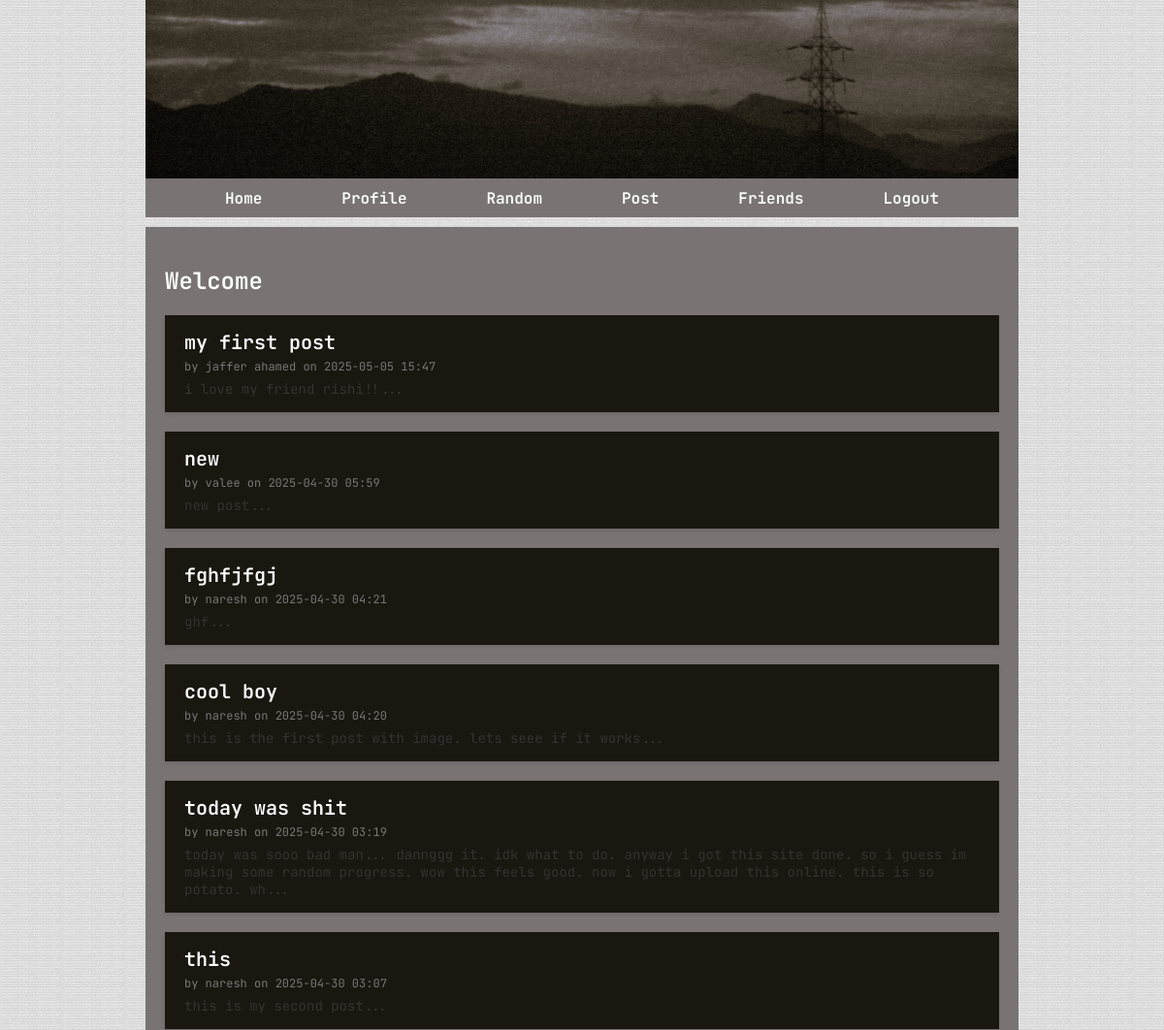
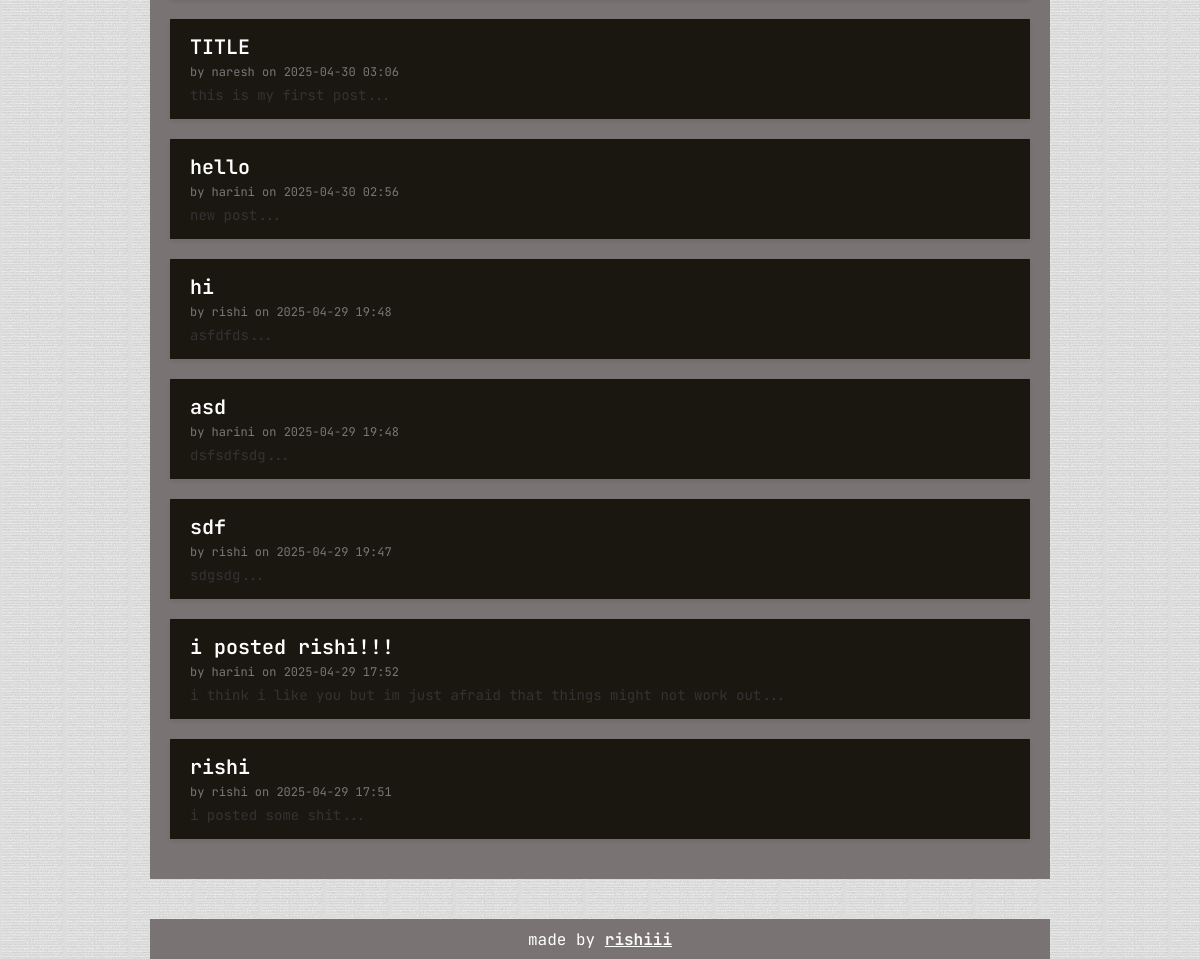
/ (signed in), run on the app's committed database (2 pictures, top to bottom).
### tables this page shows
CREATE TABLE posts (
                        id INTEGER PRIMARY KEY AUTOINCREMENT,
                        title TEXT NOT NULL,
                        content TEXT NOT NULL,
                        date TEXT NOT NULL,
                        user_id INTEGER NOT NULL, image TEXT,
                        FOREIGN KEY (user_id) REFERENCES users(id)
                    );

CREATE TABLE users (
                        id INTEGER PRIMARY KEY AUTOINCREMENT,
                        username TEXT UNIQUE NOT NULL,
                        password TEXT NOT NULL
                    , profile_pic TEXT, aura INTEGER DEFAULT 100, email TEXT, is_verified INTEGER DEFAULT 0);

### app.py (the view)
@app.route('/')
def index():
    db = get_db()
    posts = []
    if 'user_id' in session:
        user_id = session['user_id']
        query = '''
        SELECT posts.id AS id, posts.title, posts.content, posts.date, posts.image,
               users.username,
               (SELECT COUNT(*) FROM likes WHERE post_id = posts.id AND value = 'like') AS like_count,
               (SELECT COUNT(*) FROM likes WHERE post_id = posts.id AND value = 'unlike') AS unlike_count
        FROM posts
        JOIN users ON posts.user_id = users.id
        WHERE posts.user_id = ? OR posts.user_id IN (
            SELECT user_id FROM friends WHERE friend_id = ? AND status = 'accepted'
            UNION
            SELECT friend_id FROM friends WHERE user_id = ? AND status = 'accepted'
        )
        ORDER BY posts.date DESC
        '''
        posts = db.execute(query, (user_id, user_id, user_id)).fetchall()
    return render_template('index.html', posts=posts)

### app.py (called while the page is built)
def get_db():
    db = getattr(g, '_database', None)
    if db is None:
        db = g._database = sqlite3.connect(DATABASE)
        db.row_factory = sqlite3.Row
    return db

@app.teardown_appcontext
def close_connection(exception):
    db = getattr(g, '_database', None)
    if db is not None:
        db.close()

### templates/index.html (shortened to what this page needs)
{% extends "base.html" %}
{% block content %}
<h2>Welcome</h2>
    {% if posts %}
        {% for post in posts %}
            <div class="post-card">
                <h3><a href="{{ url_for('view_post', post_id=post.id) }}">{{ post.title }}</a></h3>
                <small>by {{ post.username }} on {{ post.date }}</small>
                <p>{{ post.content[:200] }}...</p>
            </div>
        {% endfor %}
    {% else %}
        <p>No posts to display. Add friends or Create your own posts!</p>
    {% endif %}
{% endblock %}

### static/styles.css (style rules this page uses)
:root { --header-image: url('cover.JPG'); --body-bg-image: url('sandy.jpg'); --content: #000000; }
body { font-family: 'Nunito', sans-serif; margin: 0; background-color: #ffffff; background-size: 65px; color: #ffffff; background-image: var(--body-bg-image); }
* { box-sizing: border-box; }
#container a { color: #ffffff; font-weight: bold; }
h1, h2, h3 { color: #ffffff; }
.post-card { background-color: #1a1710; padding: 15px 20px; margin-bottom: 20px; box-shadow: 0 2px 4px rgba(0, 0, 0, 0.1); }
.post-card h3 { margin: 0 0 4px 0; color: #A186A5; font-size: 20px; }
.post-card small { color: #777; margin: 0 0 6px 0; display: block; font-size: 12px; }
.post-card p { margin: 0; font-size: 14px; color: #333; }
.post-card a { text-decoration: none; color: #A186A5; }

### data on the page
posts: title "my first post", username "jaffer ahamed", date "2025-05-05 15:47", content "i love my friend rishi!!"
posts: title "new", username "valee", date "2025-04-30 05:59", content "new post"
posts: title "fghfjfgj", username "naresh", date "2025-04-30 04:21", content "ghf"
posts: title "cool boy", username "naresh", date "2025-04-30 04:20", content "this is the first post with image. lets seee if it works"
posts: title "today was shit", username "naresh", date "2025-04-30 03:19", content "today was sooo bad man... dannggg it. idk what to do. anyway i got this site done. so i guess im making some random progress. wow this feels good. now i gotta upload this online. this is so potato. wh"
posts: title "this", username "naresh", date "2025-04-30 03:07", content "this is my second post"
posts: title "TITLE", username "naresh", date "2025-04-30 03:06", content "this is my first post"
posts: title "hello", username "harini", date "2025-04-30 02:56", content "new post"
posts: title "hi", username "rishi", date "2025-04-29 19:48", content "asfdfds"
posts: title "asd", username "harini", date "2025-04-29 19:48", content "dsfsdfsdg"
posts: title "sdf", username "rishi", date "2025-04-29 19:47", content "sdgsdg"
posts: title "i posted rishi!!!", username "harini", date "2025-04-29 17:52", content "i think i like you but im just afraid that things might not work out"
posts: title "rishi", username "rishi", date "2025-04-29 17:51", content "i posted some shit"
